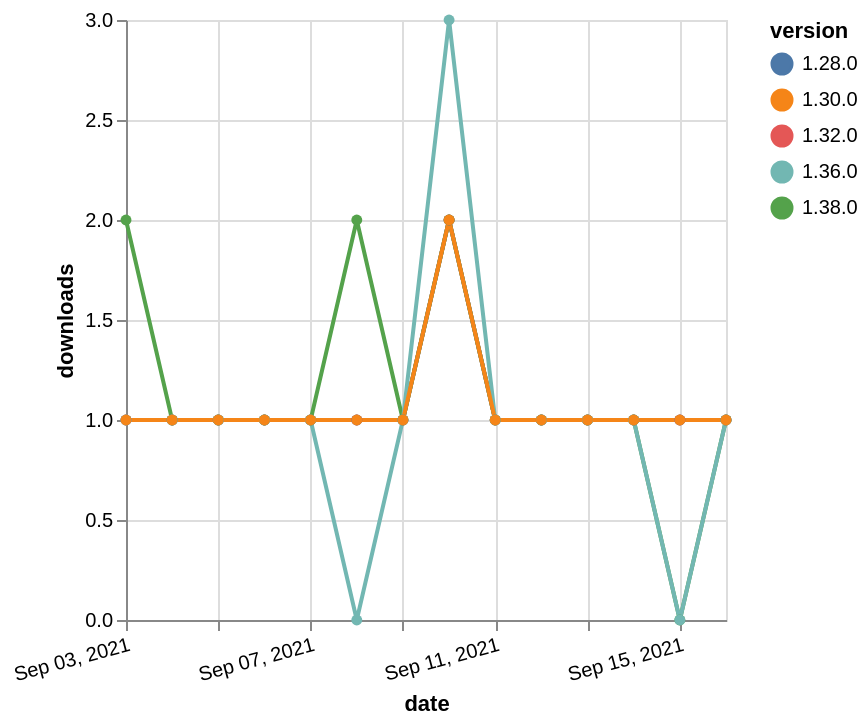

Here is the Vega-Lite specification saved for this chart:
### Vega-Lite specification from a JSON file in a GitHub repository (floating-point values rounded to 4 significant figures)
{"$schema": "https://vega.github.io/schema/vega-lite/v5.json", "description": "A simple bar chart with embedded data.", "data": {"values": [{"date": "2021-09-03", "total": 185, "delta": 1, "version": "1.32.0"}, {"date": "2021-09-04", "total": 186, "delta": 1, "version": "1.32.0"}, {"date": "2021-09-05", "total": 187, "delta": 1, "version": "1.32.0"}, {"date": "2021-09-06", "total": 188, "delta": 1, "version": "1.32.0"}, {"date": "2021-09-07", "total": 189, "delta": 1, "version": "1.32.0"}, {"date": "2021-09-08", "total": 190, "delta": 1, "version": "1.32.0"}, {"date": "2021-09-09", "total": 191, "delta": 1, "version": "1.32.0"}, {"date": "2021-09-10", "total": 193, "delta": 2, "version": "1.32.0"}, {"date": "2021-09-11", "total": 194, "delta": 1, "version": "1.32.0"}, {"date": "2021-09-12", "total": 195, "delta": 1, "version": "1.32.0"}, {"date": "2021-09-13", "total": 196, "delta": 1, "version": "1.32.0"}, {"date": "2021-09-14", "total": 197, "delta": 1, "version": "1.32.0"}, {"date": "2021-09-15", "total": 198, "delta": 1, "version": "1.32.0"}, {"date": "2021-09-16", "total": 199, "delta": 1, "version": "1.32.0"}, {"date": "2021-09-03", "total": 236, "delta": 1, "version": "1.28.0"}, {"date": "2021-09-04", "total": 237, "delta": 1, "version": "1.28.0"}, {"date": "2021-09-05", "total": 238, "delta": 1, "version": "1.28.0"}, {"date": "2021-09-06", "total": 239, "delta": 1, "version": "1.28.0"}, {"date": "2021-09-07", "total": 240, "delta": 1, "version": "1.28.0"}, {"date": "2021-09-08", "total": 241, "delta": 1, "version": "1.28.0"}, {"date": "2021-09-09", "total": 242, "delta": 1, "version": "1.28.0"}, {"date": "2021-09-10", "total": 244, "delta": 2, "version": "1.28.0"}, {"date": "2021-09-11", "total": 245, "delta": 1, "version": "1.28.0"}, {"date": "2021-09-12", "total": 246, "delta": 1, "version": "1.28.0"}, {"date": "2021-09-13", "total": 247, "delta": 1, "version": "1.28.0"}, {"date": "2021-09-14", "total": 248, "delta": 1, "version": "1.28.0"}, {"date": "2021-09-15", "total": 249, "delta": 1, "version": "1.28.0"}, {"date": "2021-09-16", "total": 250, "delta": 1, "version": "1.28.0"}, {"date": "2021-09-03", "total": 124, "delta": 2, "version": "1.38.0"}, {"date": "2021-09-04", "total": 125, "delta": 1, "version": "1.38.0"}, {"date": "2021-09-05", "total": 126, "delta": 1, "version": "1.38.0"}, {"date": "2021-09-06", "total": 127, "delta": 1, "version": "1.38.0"}, {"date": "2021-09-07", "total": 128, "delta": 1, "version": "1.38.0"}, {"date": "2021-09-08", "total": 130, "delta": 2, "version": "1.38.0"}, {"date": "2021-09-09", "total": 131, "delta": 1, "version": "1.38.0"}, {"date": "2021-09-10", "total": 133, "delta": 2, "version": "1.38.0"}, {"date": "2021-09-11", "total": 134, "delta": 1, "version": "1.38.0"}, {"date": "2021-09-12", "total": 135, "delta": 1, "version": "1.38.0"}, {"date": "2021-09-13", "total": 136, "delta": 1, "version": "1.38.0"}, {"date": "2021-09-14", "total": 137, "delta": 1, "version": "1.38.0"}, {"date": "2021-09-15", "total": 137, "delta": 0, "version": "1.38.0"}, {"date": "2021-09-16", "total": 138, "delta": 1, "version": "1.38.0"}, {"date": "2021-09-03", "total": 191, "delta": 1, "version": "1.36.0"}, {"date": "2021-09-04", "total": 192, "delta": 1, "version": "1.36.0"}, {"date": "2021-09-05", "total": 193, "delta": 1, "version": "1.36.0"}, {"date": "2021-09-06", "total": 194, "delta": 1, "version": "1.36.0"}, {"date": "2021-09-07", "total": 195, "delta": 1, "version": "1.36.0"}, {"date": "2021-09-08", "total": 195, "delta": 0, "version": "1.36.0"}, {"date": "2021-09-09", "total": 196, "delta": 1, "version": "1.36.0"}, {"date": "2021-09-10", "total": 199, "delta": 3, "version": "1.36.0"}, {"date": "2021-09-11", "total": 200, "delta": 1, "version": "1.36.0"}, {"date": "2021-09-12", "total": 201, "delta": 1, "version": "1.36.0"}, {"date": "2021-09-13", "total": 202, "delta": 1, "version": "1.36.0"}, {"date": "2021-09-14", "total": 203, "delta": 1, "version": "1.36.0"}, {"date": "2021-09-15", "total": 203, "delta": 0, "version": "1.36.0"}, {"date": "2021-09-16", "total": 204, "delta": 1, "version": "1.36.0"}, {"date": "2021-09-03", "total": 196, "delta": 1, "version": "1.30.0"}, {"date": "2021-09-04", "total": 197, "delta": 1, "version": "1.30.0"}, {"date": "2021-09-05", "total": 198, "delta": 1, "version": "1.30.0"}, {"date": "2021-09-06", "total": 199, "delta": 1, "version": "1.30.0"}, {"date": "2021-09-07", "total": 200, "delta": 1, "version": "1.30.0"}, {"date": "2021-09-08", "total": 201, "delta": 1, "version": "1.30.0"}, {"date": "2021-09-09", "total": 202, "delta": 1, "version": "1.30.0"}, {"date": "2021-09-10", "total": 204, "delta": 2, "version": "1.30.0"}, {"date": "2021-09-11", "total": 205, "delta": 1, "version": "1.30.0"}, {"date": "2021-09-12", "total": 206, "delta": 1, "version": "1.30.0"}, {"date": "2021-09-13", "total": 207, "delta": 1, "version": "1.30.0"}, {"date": "2021-09-14", "total": 208, "delta": 1, "version": "1.30.0"}, {"date": "2021-09-15", "total": 209, "delta": 1, "version": "1.30.0"}, {"date": "2021-09-16", "total": 210, "delta": 1, "version": "1.30.0"}]}, "width": "container", "mark": {"type": "line", "point": {"filled": true}}, "encoding": {"x": {"field": "date", "type": "temporal", "timeUnit": "yearmonthdate", "title": "date", "axis": {"labelAngle": -15}}, "y": {"field": "delta", "type": "quantitative", "title": "downloads"}, "color": {"field": "version", "type": "nominal"}, "tooltip": {"field": "delta"}}}
